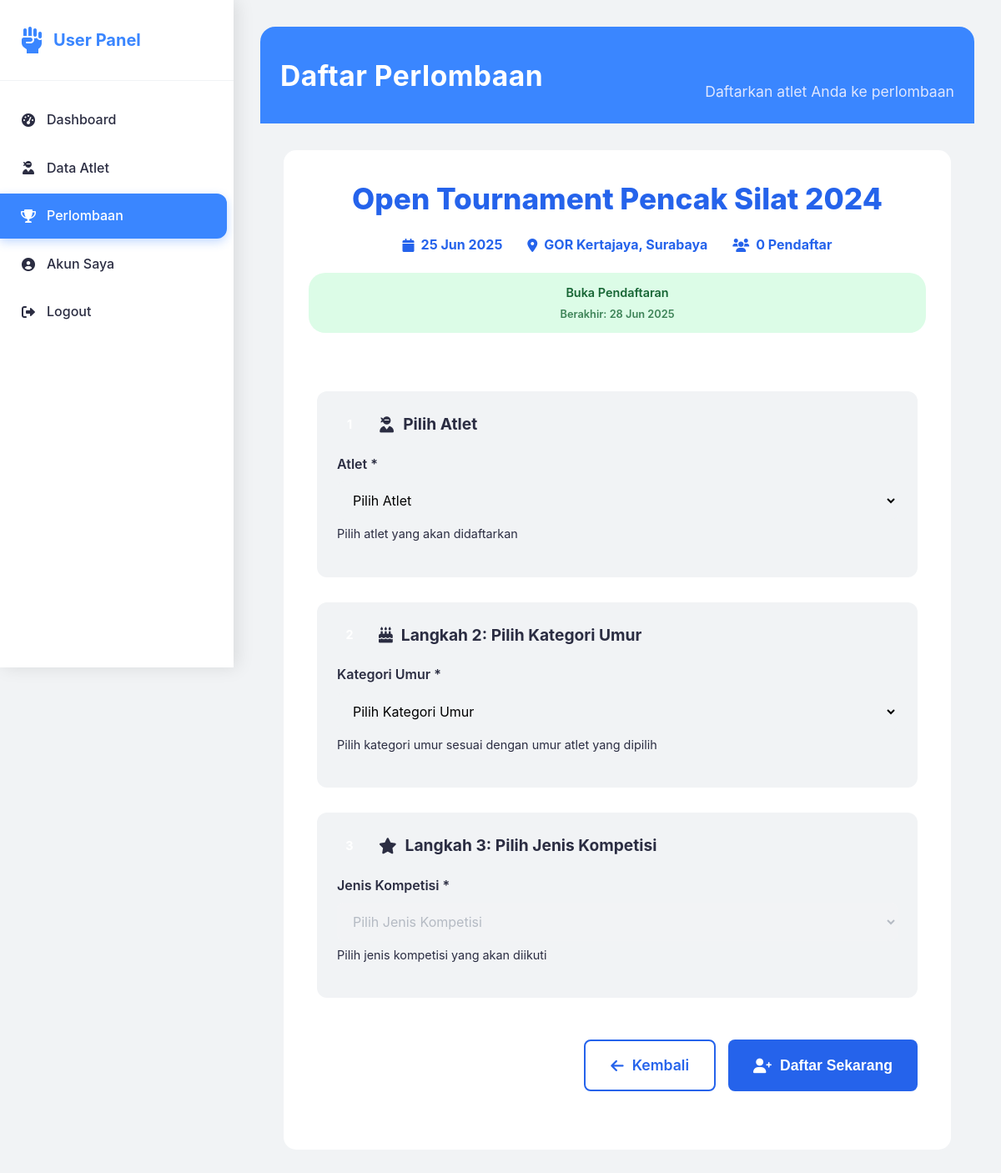
/dashboard/user/daftar-perlombaan.php?id=5 (signed in), run on the app's committed database.
### tables this page shows
CREATE TABLE `competitions` (
  `id` int NOT NULL,
  `nama_perlombaan` varchar(200) NOT NULL,
  `deskripsi` text,
  `lokasi` varchar(200) DEFAULT NULL,
  `maps_link` text,
  `whatsapp_group` text,
  `kontak_panitia` varchar(100) DEFAULT NULL,
  `status` enum('coming_soon','open_regist','close_regist','active','finished','inactive') DEFAULT 'coming_soon',
  `tanggal_open_regist` date DEFAULT NULL,
  `tanggal_close_regist` date DEFAULT NULL,
  `tanggal_pelaksanaan` date DEFAULT NULL,
  `poster` varchar(255) DEFAULT NULL,
  `created_at` timestamp NOT NULL DEFAULT CURRENT_TIMESTAMP,
  `updated_at` timestamp NOT NULL DEFAULT CURRENT_TIMESTAMP ON UPDATE CURRENT_TIMESTAMP,
  `registration_status` enum('auto','coming_soon','open_regist','close_regist') DEFAULT 'auto'
);

### config/database.php (called while the page is built, shortened)
<?php
function formatDate($date, $format = 'd M Y') {
    return date($format, strtotime($date));
}
?>

### dashboard/user/daftar-perlombaan.php (the view, shortened to what this page needs)
<?php
require_once '../../config/database.php';
$competition_id = $_GET['id'] ?? 0;
$stmt = $pdo->prepare("SELECT * FROM competitions WHERE id = ? AND status = 'active'");
$stmt->execute([$competition_id]);
$competition = $stmt->fetch();
$stmt = $pdo->prepare("SELECT COUNT(*) as total FROM registrations WHERE competition_id = ?");
$stmt->execute([$competition_id]);
$total_registrations = $stmt->fetch()['total'];
$registration_status = $competition['registration_status'] ?? 'coming_soon';
$stmt = $pdo->prepare("SELECT * FROM age_categories WHERE competition_id = ? ORDER BY nama_kategori");
$stmt->execute([$competition_id]);
$age_categories = $stmt->fetchAll();
?>
<!DOCTYPE html>
<html lang="id">
<head>
    <link rel="stylesheet" href="../../assets/css/style.css">
    <link href="https://cdnjs.cloudflare.com/ajax/libs/font-awesome/6.0.0/css/all.min.css" rel="stylesheet">
</head>
<body>
    <div class="sidebar">
        <div class="sidebar-header">
            <div class="sidebar-logo">
                <i class="fas fa-fist-raised"></i>
                <span>User Panel</span>
            </div>
        </div>
        <ul class="sidebar-menu">
            <li><a href="index.php"><i class="fas fa-tachometer-alt"></i> Dashboard</a></li>
            <li><a href="data-atlet.php"><i class="fas fa-user-ninja"></i> Data Atlet</a></li>
            <li><a href="perlombaan.php" class="active"><i class="fas fa-trophy"></i> Perlombaan</a></li>
            <li><a href="akun-saya.php"><i class="fas fa-user-circle"></i> Akun Saya</a></li>
            <li><a href="../../auth/logout.php"><i class="fas fa-sign-out-alt"></i> Logout</a></li>
        </ul>
    </div>
    <div class="main-content">
        <div class="page-header">
            <h1 class="page-title">Daftar Perlombaan</h1>
            <p class="page-subtitle">Daftarkan atlet Anda ke perlombaan</p>
        </div>
        <div class="registration-container">
            <div class="registration-header">
                <h1 style="color:#2563eb !important; font-weight:800; text-shadow:none; margin:0 0 15px 0; font-size:2.2rem;">
                    <?php echo htmlspecialchars($competition['nama_perlombaan']); ?>
                </h1>
                <div class="competition-meta" style="display:flex;justify-content:center;gap:30px;margin-bottom:20px;flex-wrap:wrap;">
                    <div class="meta-item" style="display:flex;align-items:center;gap:8px;font-size:1rem;color:#2563eb;font-weight:700;">
                        <i class="fas fa-calendar" style="color:#2563eb !important;"></i>
                        <span style="color:#2563eb !important;font-weight:700;">
                            <?php echo formatDate($competition['tanggal_pelaksanaan']); ?>
                        </span>
                    </div>
                    <div class="meta-item" style="display:flex;align-items:center;gap:8px;font-size:1rem;color:#2563eb;font-weight:700;">
                        <i class="fas fa-map-marker-alt" style="color:#2563eb !important;"></i>
                        <span style="color:#2563eb !important;font-weight:700;">
                            <?php echo htmlspecialchars($competition['lokasi'] ?? 'Lokasi belum ditentukan'); ?>
                        </span>
                    </div>
                    <div class="meta-item" style="display:flex;align-items:center;gap:8px;font-size:1rem;color:#2563eb;font-weight:700;">
                        <i class="fas fa-users" style="color:#2563eb !important;"></i>
                        <span style="color:#2563eb !important;font-weight:700;">
                            <?php echo $total_registrations; ?> Pendaftar
                        </span>
                    </div>
                </div>
                <div class="registration-status status-<?php echo $registration_status; ?>">
                    <?php
                    switch($registration_status) {
                        case 'open_regist':
                            echo 'Buka Pendaftaran';
                            if ($competition['tanggal_close_regist']) {
                                echo '<br><small>Berakhir: ' . formatDate($competition['tanggal_close_regist']) . '</small>';
                            }
                            break;
                    }
                    ?>
                </div>
            </div>
            <form class="registration-form" method="POST" id="registrationForm">
                <div class="form-section">
                    <h3><i class="fas fa-user-ninja"></i> Pilih Atlet</h3>
                    <div class="form-group">
                        <label for="athlete_id" class="required">Atlet</label>
                        <select id="athlete_id" name="athlete_id" required onchange="showAthleteInfo()">
                            <option value="">Pilih Atlet</option>
                        </select>
                        <div class="form-help">Pilih atlet yang akan didaftarkan</div>
                    </div>
                </div>
                <div class="form-section">
                    <h3><i class="fas fa-birthday-cake"></i> Langkah 2: Pilih Kategori Umur</h3>
                    <?php if (!empty($age_categories)): ?>
                    <div class="form-group">
                        <label for="age_category_id" class="required">Kategori Umur</label>
                        <select id="age_category_id" name="age_category_id" required onchange="validateAgeCategory()">
                            <option value="">Pilih Kategori Umur</option>
                        </select>
                        <div class="form-help">Pilih kategori umur sesuai dengan umur atlet yang dipilih</div>
                    </div>
                    <?php endif; ?>
                </div>
                <div class="form-section">
                    <h3><i class="fas fa-star"></i> Langkah 3: Pilih Jenis Kompetisi</h3>
                    <div class="form-group">
                        <label for="competition_type_id" class="required">Jenis Kompetisi</label>
                        <select id="competition_type_id" name="competition_type_id" required onchange="showPriceInfo()">
                            <option value="">Pilih Jenis Kompetisi</option>
                        </select>
                        <div class="form-help">Pilih jenis kompetisi yang akan diikuti</div>
                    </div>
                </div>
                <div class="form-actions">
                    <a href="perlombaan.php" class="btn-cancel">
                        <i class="fas fa-arrow-left"></i> Kembali
                    </a>
                    <button type="submit" class="btn-submit" id="submitBtn">
                        <i class="fas fa-user-plus" id="submitIcon"></i>
                        <span id="submitText">Daftar Sekarang</span>
                    </button>
                </div>
            </form>
        </div>
    </div>
</body>
</html>

### assets/css/style.css (style rules this page uses)
:root { --primary: #3A86FF; --lavender: #E0E7FF; --accent-red: #FF6B6B; --accent-yellow: #FFD166; --accent-mint: #B8F2E6; --charcoal: #2B2D42; --cool-gray: #F1F3F5; --white: #fff; }
* { margin: 0; padding: 0; box-sizing: border-box; }
body { font-family: 'Inter', 'Poppins', Arial, sans-serif; background: var(--cool-gray); color: var(--charcoal); line-height: 1.6; }
.form-group { margin-bottom: 1.5rem; }
.form-group label { display: block; margin-bottom: 0.5rem; font-weight: 600; color: var(--charcoal); }
.form-group input, .form-group select, .form-group textarea { width: 100%; padding: 0.75rem 1rem; border: 2px solid var(--lavender); border-radius: 12px; font-size: 1rem; font-family: inherit; background: var(--cool-gray); transition: all 0.3s; }
.form-section { margin-bottom: 2rem; padding: 1.5rem; background: var(--cool-gray); border-radius: 12px; }
.form-section h3 { margin-bottom: 1rem; color: var(--primary); font-size: 1.25rem; display: flex; align-items: center; gap: 0.5rem; }
.sidebar { position: fixed; left: 0; top: 0; height: 100vh; width: 280px; background: var(--white); box-shadow: 4px 0 20px rgba(0,0,0,0.1); z-index: 1000; transition: transform 0.3s ease; overflow-y: auto; }
.sidebar-header { padding: 2rem 1.5rem; border-bottom: 1px solid var(--cool-gray); }
.sidebar-logo { display: flex; align-items: center; gap: 0.75rem; font-size: 1.25rem; font-weight: 700; color: var(--primary); }
.sidebar-logo i { font-size: 2rem; }
.sidebar-menu { list-style: none; padding: 1rem 0; }
.sidebar-menu li { margin: 0.25rem 0; }
.sidebar-menu a { display: flex; align-items: center; gap: 0.75rem; padding: 0.875rem 1.5rem; color: var(--charcoal); text-decoration: none; font-weight: 500; transition: all 0.3s; border-radius: 0 12px 12px 0; margin: 0 0.5rem 0 0; }
.sidebar-menu a.active { background: var(--primary); color: var(--white); box-shadow: 0 4px 12px rgba(58,134,255,0.3); }
.sidebar-menu a i { width: 20px; text-align: center; }
.main-content { margin-left: 280px; padding: 2rem; min-height: 100vh; background: var(--cool-gray); }
.page-header { display: flex; justify-content: space-between; align-items: flex-end; margin-bottom: 32px; background: var(--primary); color: var(--white); border-radius: 18px 18px 0 0; padding: 32px 24px 24px 24px; }
.page-title { font-size: 2.1rem; font-weight: 700; margin: 0 0 6px 0; color: var(--white); letter-spacing: 0.5px; }
.page-subtitle { font-size: 1.1rem; color: var(--lavender); margin: 0; }

### data on the page
competitions: nama_perlombaan "Open Tournament Pencak Silat 2024", tanggal_pelaksanaan "25 Jun 2025", lokasi "GOR Kertajaya, Surabaya", tanggal_close_regist "28 Jun 2025"

### other printed values
$total_registrations "0"
